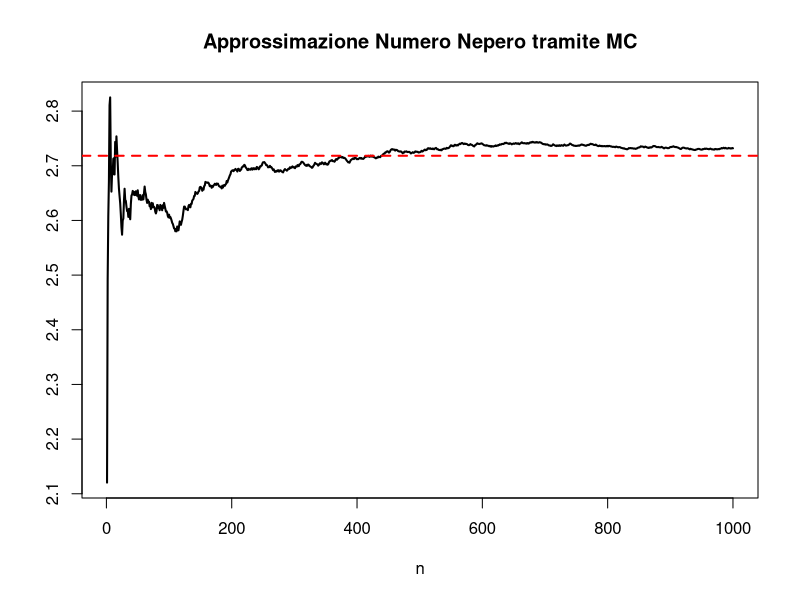
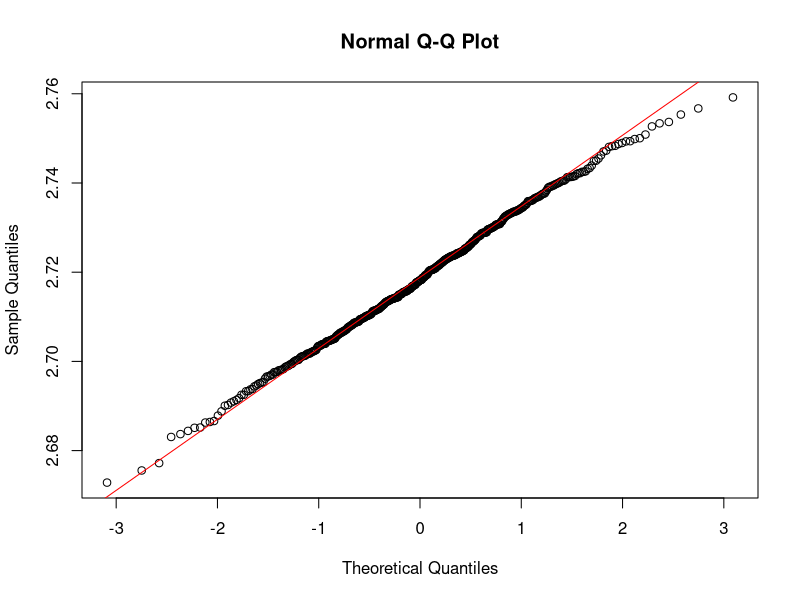
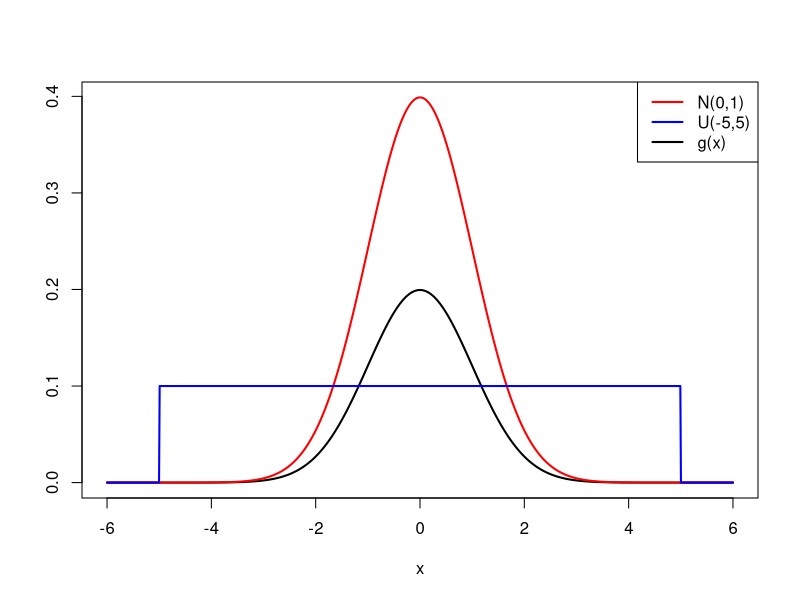
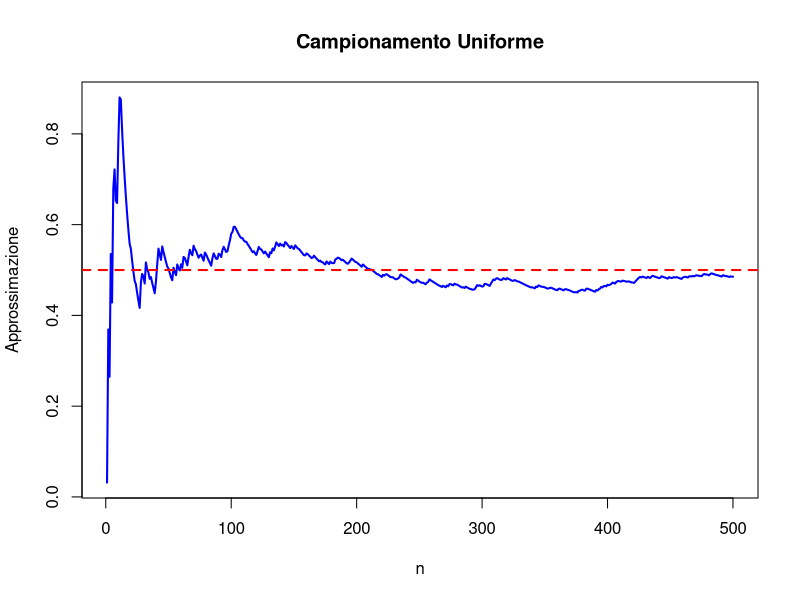
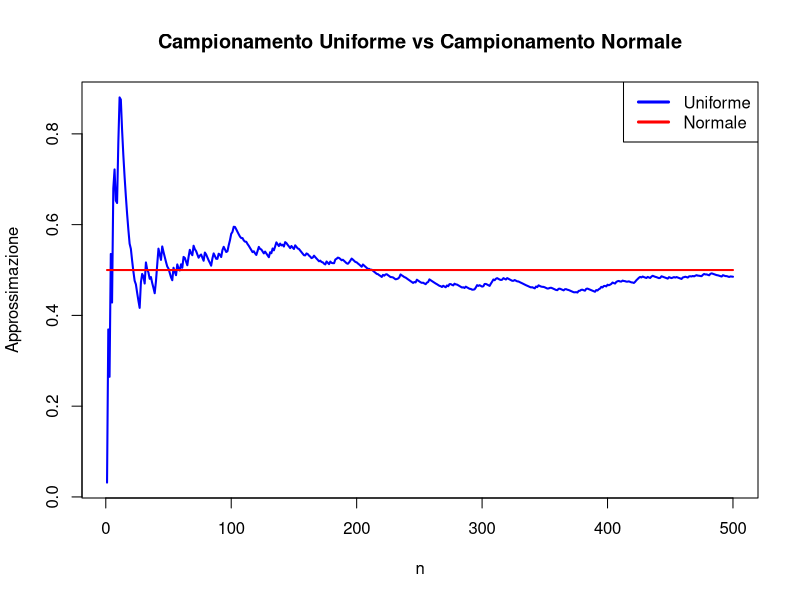
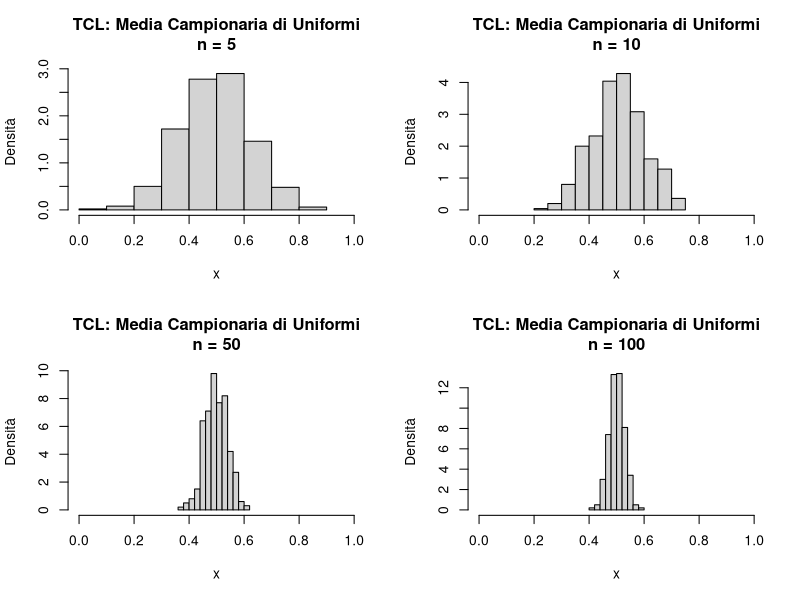
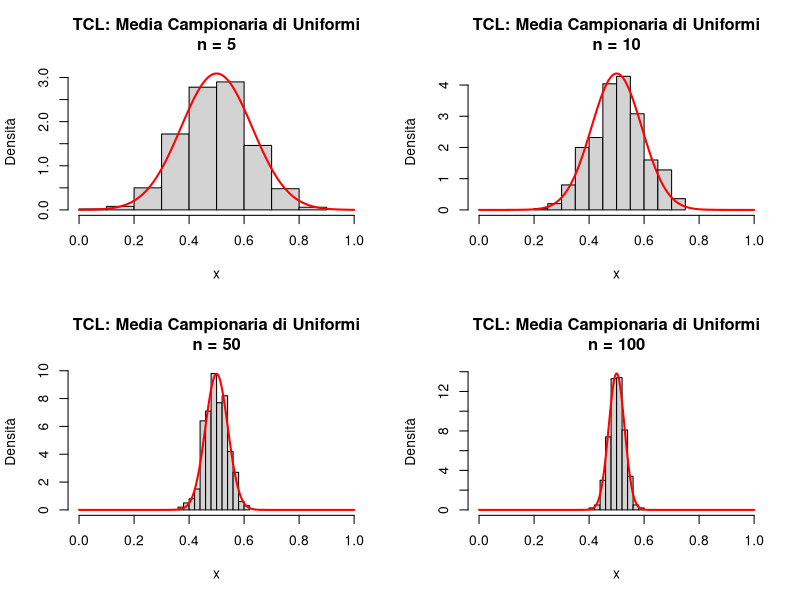
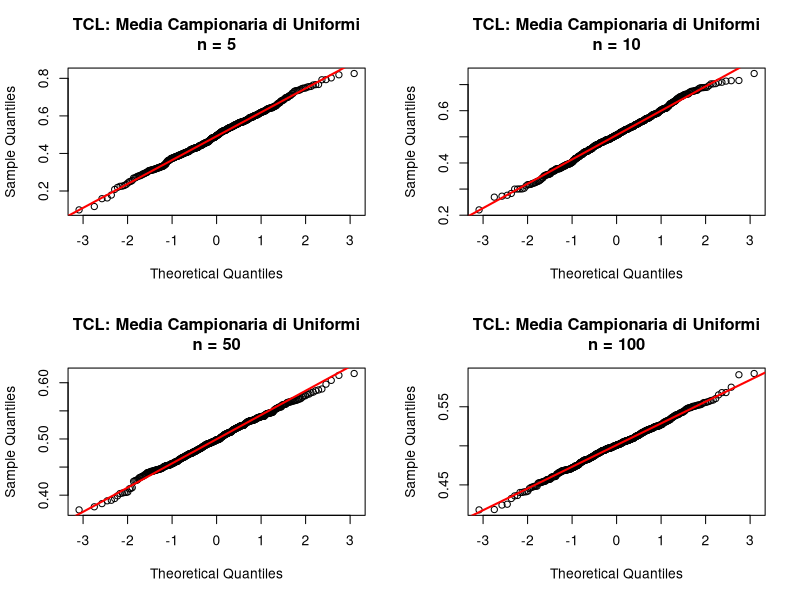

Recreate these plots in R, in order.
## ---- chunk 1
knitr::opts_chunk$set(echo = TRUE)
## ---- chunk 2
g = function(x){
  return(exp(x) + 1.)
}

n = 1000
set.seed(1234)
x_unif = runif(n) # vettore
 
e_MC = sum(g(x_unif))/n #scalare

# errore assoluto
abs(e_MC - exp(1))
## ---- chunk 3
e_MC = cumsum(g(x_unif))/1:n #vettore

plot(1:n, e_MC, type="l", lwd=2, ylab="", xlab="n",
     main="Approssimazione Numero Nepero tramite MC")
abline(h=exp(1), col="red", lty=2, lwd=2)
## ---- chunk 4
n = 1000
M = 500
e_MC = vector(mode="numeric",length=M)

for(i in 1:M){
    x_unif = runif(n)
    e_MC[i] = sum(g(x_unif))/n
}
## ---- chunk 5
qqnorm(e_MC)
qqline(e_MC, col="red")
## ---- chunk 6
g = function(x){
   return(1/2 * dnorm(x) )
 }

set.seed(314159)
x = seq(-6,6,length.out=1000)
plot(x,g(x), type="l", lwd=2, main="", xlab="x", ylab="", 
     ylim=c(0, max( max(g(x)),dnorm(x)) ))
lines(x,dnorm(x), col="red", lwd=2)
lines(x, dunif(x,-5,5), col="blue", lwd=2)
legend("topright", legend=c("N(0,1)", "U(-5,5)","g(x)"),
       lty=1, lwd=2, col=c("red","blue","black"))
## ---- chunk 7
n = 500
x_unif = runif(n,-5,5)
I_unif = 10*sum(g(x_unif))/n #scalare
I_unif
## ---- chunk 8
I_unif = 10 * cumsum(g(x_unif))/1:n #vettore
plot(1:n,I_unif, type="l", lwd=2, col="blue",
     xlab="n", ylab="Approssimazione",
     main="Campionamento Uniforme")
abline(h=0.5, lty=2, col="red",lwd=2)
## ---- chunk 9
x_norm = rnorm(n)
I_norm = (cumsum(g(x_norm)/dnorm(x_norm)))/1:n #vettore 
range(I_norm) # I_norm contiene SOLO 0.5 per ogni valore di n

# Confronto
plot(1:n,I_unif, type="l", lwd=2, col="blue",
     xlab="n", ylab="Approssimazione",
     main="Campionamento Uniforme vs Campionamento Normale")
points(1:n, I_norm, type="l", lwd=2, col="red")
legend("topright", c("Uniforme","Normale"), lty=1, lwd=3,col=c("blue","red"))
## ---- chunk 10
set.seed(0)
n = c(5,10,50,100)
N = 500          # Ripeto campionamento N volte per generare osservazioni della media campionaria
mean_ = matrix(0, nrow=N,ncol=length(n))

for(j in 1:length(n)){
  for(i in 1:N){
    x_unif = runif(n[j])
    mean_[i,j] = mean(x_unif) #oppure: sum(x_unif)/n[j] 
  }
}

## ---- chunk 11
mu = 1/2    # (a+b)/2
var = 1/12  # (b-a)^2 / 12
x_ = seq(from=0,to=1, length.out=1000)

par(mfrow=c(2,2))
for(i in 1:length(n)){
  hist(mean_[,i], probability = T,
       xlim = c(0,1),
       xlab="x", ylab="Densità",
       main=paste('TCL: Media Campionaria di Uniformi\n','n = ', n[i],sep=""))
}

# facoltativo
par(mfrow=c(2,2))
for(i in 1:length(n)){
  density = dnorm(x_, mean=mu, sd=sqrt(var)/sqrt(n[i]))
  hist(mean_[,i], probability = T,
       xlim = c(0,1),
       ylim = c( 0, max(max(density),max(hist(mean_[,i],plot=F)$density))),
       xlab="x", ylab="Densità",
       main=paste('TCL: Media Campionaria di Uniformi\n','n = ', n[i],sep=""))
  lines(x_, density,
        col="red", lwd=2)
}
## ---- chunk 12
par(mfrow=c(2,2))
for(i in 1:length(n)){
  qqnorm(mean_[,i],  
         main = paste('TCL: Media Campionaria di Uniformi\n','n = ', n[i],sep=""))
  qqline(mean_[,i], lwd = 2, col = 'red' )
}
